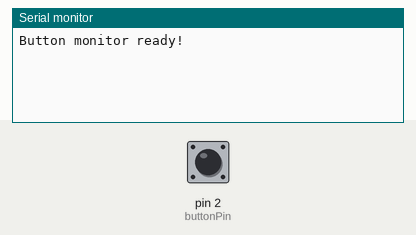
Recording of a sketch running on a simulated Arduino Uno, built with avr-gcc and run on an emulated ATmega328P. Parts: the last lines printed to the serial monitor. The inputs (shaded band) are chosen by the test bench; at power-on: pin 2 (buttonPin) HIGH.

Above: at 1.2 s.
1.3 s: pin 2 (buttonPin) pulled LOW for 0.15 s
At 1.43 s:
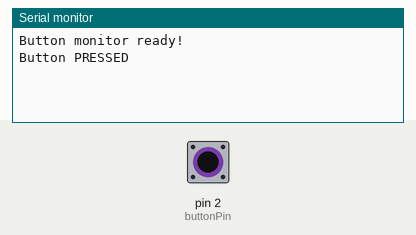
At 2.2 s:
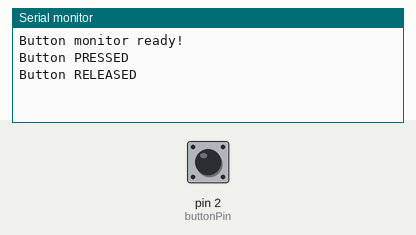

Measured:
- after the input at 1.3 s, the serial monitor: prints a new line at once (image 1)

The sketch:

button_serial.ino
```cpp
const int buttonPin = 2;
int previousButtonState = HIGH;

void setup() {
  pinMode(buttonPin, INPUT_PULLUP);
  Serial.begin(9600);
  previousButtonState = digitalRead(buttonPin);
  Serial.println("Button monitor ready!");
}

void loop() {
  int buttonState = digitalRead(buttonPin);

  if (buttonState != previousButtonState) {
    if (buttonState == LOW) {
      Serial.println("Button PRESSED");
    } else {
      Serial.println("Button RELEASED");
    }
    previousButtonState = buttonState;
  }
}
```
